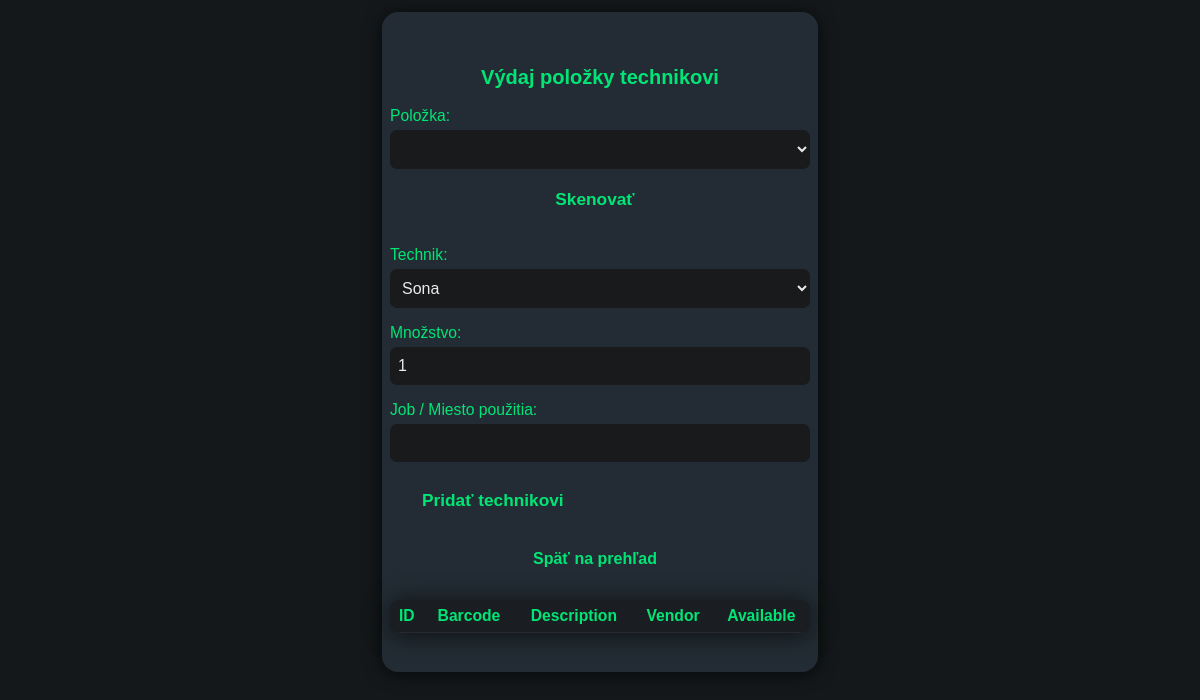
The app's page /assign_item.php, older data.
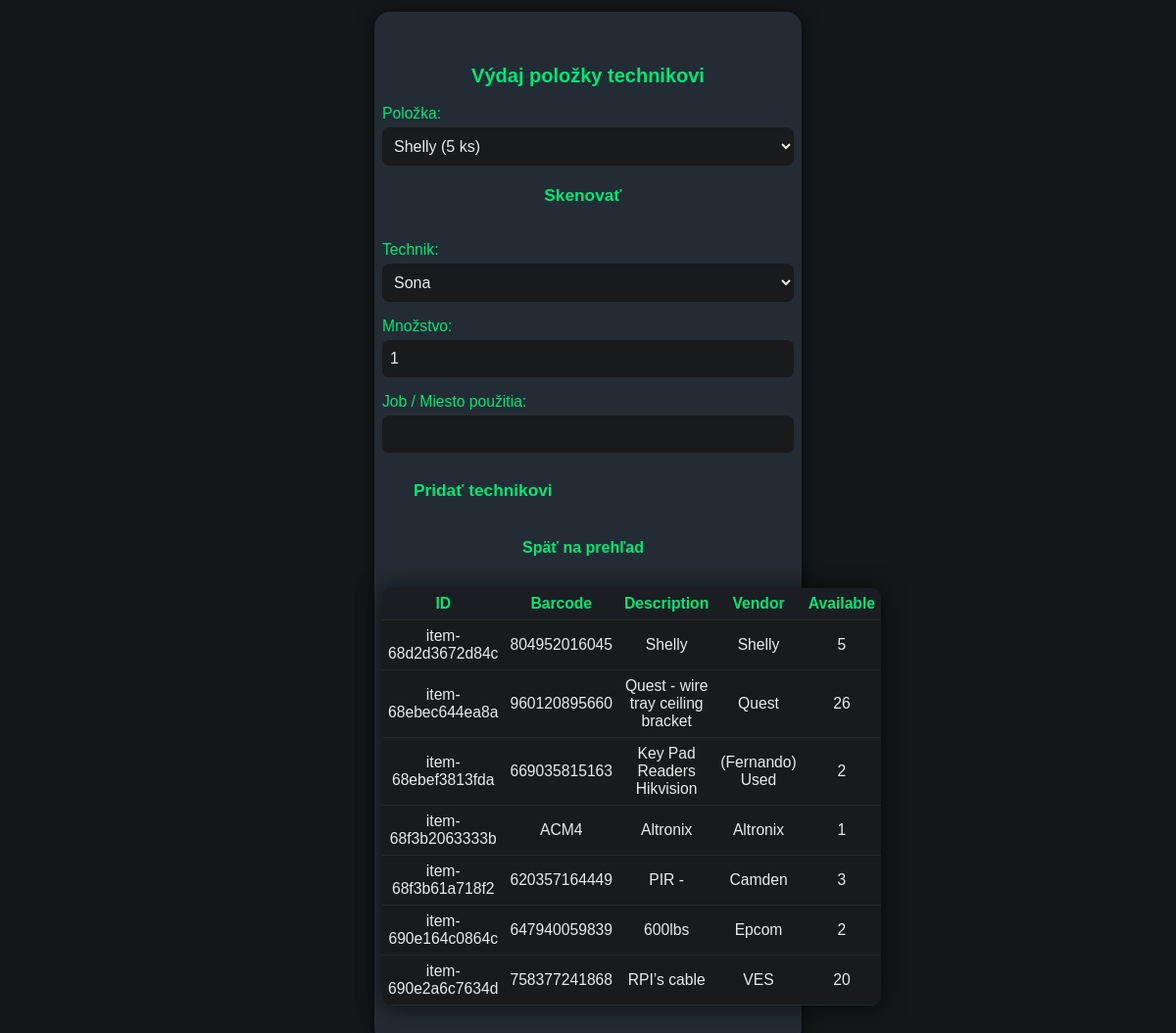
The same page, newer data.
### tables this page shows
CREATE TABLE items (
    id INTEGER PRIMARY KEY AUTOINCREMENT,
    item_id TEXT UNIQUE,
    barcode TEXT,
    description TEXT,
    vendor TEXT,
    quantity_received INTEGER,
    quantity_available INTEGER,
    date_received TEXT,
    storage_location TEXT,
    status TEXT DEFAULT 'Available',
    assigned_technician TEXT,
    date_deployed TEXT,
    job_location TEXT
, project TEXT, vehicle TEXT, part_number TEXT, location TEXT);

### assign_item.php (the view, shortened to what this page needs)
<?php
require_once 'db.php';
$techs = $db->query("SELECT name FROM technicians")->fetchAll(PDO::FETCH_COLUMN);
$items = $db->query("SELECT * FROM items WHERE quantity_available > 0")->fetchAll(PDO::FETCH_ASSOC);
?>
<!DOCTYPE html>
<html lang="sk">
<head>
    <link rel="stylesheet" href="assets/style.css">
</head>
<body>
    <div class="container">
        <h2>Výdaj položky technikovi</h2>
        <form method="POST" id="assignForm">
            <div class="form-row">
                <label>Položka:</label>
                <select name="item_id" id="item_id" required>
                    <?php foreach ($items as $i): ?>
                        <option value="<?= $i['item_id'] ?>" data-barcode="<?= htmlspecialchars($i['barcode']) ?>">
                            <?= $i['description'] ?> (<?= $i['quantity_available'] ?> ks)
                        </option>
                    <?php endforeach; ?>
                </select>
                <div class="barcode-btns">
                    <button type="button" class="btn" onclick="openScanner()">Skenovať</button>
                </div>
            </div>
            <div class="form-row">
                <label>Technik:</label>
                <select name="technician" required>
                    <?php foreach ($techs as $t): ?>
                        <option value="<?= htmlspecialchars($t) ?>"><?= htmlspecialchars($t) ?></option>
                    <?php endforeach; ?>
                </select>
            </div>
            <div class="form-row">
                <label>Množstvo:</label>
                <input type="number" name="quantity" min="1" value="1" required>
            </div>
            <div class="form-row">
                <label>Job / Miesto použitia:</label>
                <input type="text" name="job_location">
            </div>
            <button type="submit" class="btn">Pridať technikovi</button>
            <a href="index.php" class="btn" style="background:#232c34;color:#00e676;">Späť na prehľad</a>
        </form>
        <div class="items-table">
        <table>
            <thead>
            <tr>
                <th>ID</th>
                <th>Barcode</th>
                <th>Description</th>
                <th>Vendor</th>
                <th>Available</th>
            </tr>
            </thead>
            <tbody>
            <?php foreach ($items as $item): ?>
            <tr>
                <td data-label="ID"><?= htmlspecialchars($item['item_id']) ?></td>
                <td data-label="Barcode"><?= htmlspecialchars($item['barcode']) ?></td>
                <td data-label="Description"><?= htmlspecialchars($item['description']) ?></td>
                <td data-label="Vendor"><?= htmlspecialchars($item['vendor']) ?></td>
                <td data-label="Available"><?= htmlspecialchars($item['quantity_available']) ?></td>
            </tr>
            <?php endforeach; ?>
            </tbody>
        </table>
        </div>
    </div>
</body>
</html>

Row changes from the older to the newer data that the page shows:
added items: item "item-68d2d3672d84c", barcode "804952016045", description "Shelly", vendor "Shelly", quantity_available "5"
added items: item "item-68ebec644ea8a", barcode "960120895660", description "Quest - wire tray ceiling bracket", vendor "Quest", quantity_available "26"
added items: item "item-68ebef3813fda", barcode "669035815163", description "Key Pad Readers Hikvision", vendor "(Fernando) Used", quantity_available "2"
added items: item "item-68f3b2063333b", barcode "ACM4", description "Altronix", vendor "Altronix", quantity_available "1"
added items: item "item-68f3b61a718f2", barcode "620357164449", description "PIR -", vendor "Camden", quantity_available "3"
added items: item "item-690e164c0864c", barcode "647940059839", description "600lbs", vendor "Epcom", quantity_available "2"
added items: item "item-690e2a6c7634d", barcode "758377241868", description "RPI’s cable", vendor "VES", quantity_available "20"
Text that changed along with them:
form field item_id: (not shown) → "Shelly (5 ks)"
